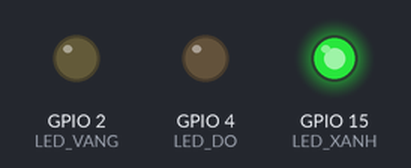
The program below on a simulated ESP8266 (NodeMCU). Parts: output pins drawn as LEDs (lit = HIGH).

Above: at 0.5 s.
At 1.5 s:
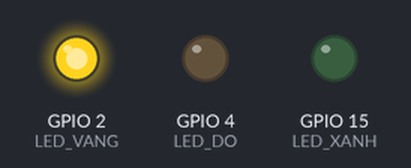
At 5.5 s:
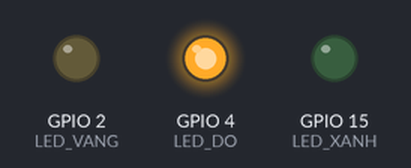
Timing chart, 0 to 6.9 s (numbered marks = the images above):
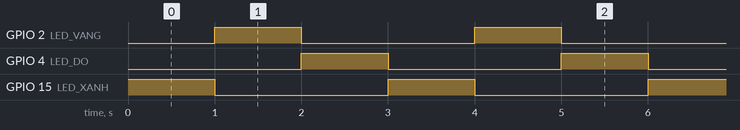

Measured:
- by itself, GPIO 2 (LED_VANG), GPIO 4 (LED_DO), GPIO 15 (LED_XANH): alternates HIGH for 1.0 s and LOW for 2.0 s
- by itself, everything shown: repeats every 3.0 s, in 3 steps

The program:

main.cpp
```cpp
#include <Arduino.h>

#define LED_XANH 15
#define LED_VANG 2
#define LED_DO 4

void setup() {
    pinMode(LED_XANH, OUTPUT);
    pinMode(LED_VANG, OUTPUT);
    pinMode(LED_DO, OUTPUT);
}

void loop() {
    digitalWrite(LED_XANH, HIGH);
    digitalWrite(LED_VANG, LOW);
    digitalWrite(LED_DO, LOW);
    delay(1000); // Giữ đèn xanh sáng 1 giây

    digitalWrite(LED_XANH, LOW);
    digitalWrite(LED_VANG, HIGH);
    digitalWrite(LED_DO, LOW);
    delay(1000); // Giữ đèn vàng sáng 1 giây

    digitalWrite(LED_XANH, LOW);
    digitalWrite(LED_VANG, LOW);
    digitalWrite(LED_DO, HIGH);
    delay(1000); // Giữ đèn đỏ sáng 1 giây
}
```
